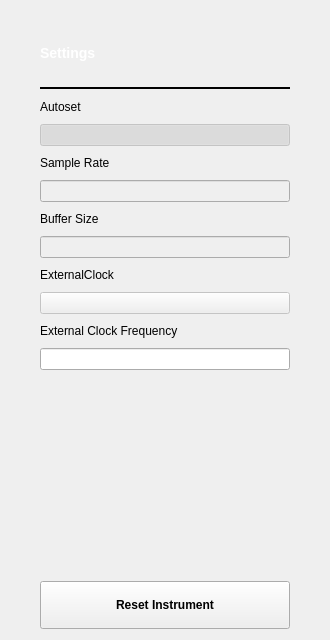
<?xml version="1.0" encoding="UTF-8"?>
<ui version="4.0">
 <class>PGSettings</class>
 <widget class="QWidget" name="PGSettings">
  <property name="geometry">
   <rect>
    <x>0</x>
    <y>0</y>
    <width>330</width>
    <height>640</height>
   </rect>
  </property>
  <property name="windowTitle">
   <string>Form</string>
  </property>
  <layout class="QGridLayout" name="gridLayout_2">
   <property name="leftMargin">
    <number>40</number>
   </property>
   <property name="topMargin">
    <number>45</number>
   </property>
   <property name="rightMargin">
    <number>40</number>
   </property>
   <item row="0" column="0">
    <widget class="QLabel" name="settings_label">
     <property name="sizePolicy">
      <sizepolicy hsizetype="Preferred" vsizetype="Preferred">
       <horstretch>0</horstretch>
       <verstretch>0</verstretch>
      </sizepolicy>
     </property>
     <property name="maximumSize">
      <size>
       <width>16777215</width>
       <height>16777215</height>
      </size>
     </property>
     <property name="palette">
      <palette>
       <active>
        <colorrole role="WindowText">
         <brush brushstyle="SolidPattern">
          <color alpha="255">
           <red>255</red>
           <green>255</green>
           <blue>255</blue>
          </color>
         </brush>
        </colorrole>
        <colorrole role="Text">
         <brush brushstyle="SolidPattern">
          <color alpha="255">
           <red>255</red>
           <green>255</green>
           <blue>255</blue>
          </color>
         </brush>
        </colorrole>
        <colorrole role="ButtonText">
         <brush brushstyle="SolidPattern">
          <color alpha="255">
           <red>255</red>
           <green>255</green>
           <blue>255</blue>
          </color>
         </brush>
        </colorrole>
        <colorrole role="PlaceholderText">
         <brush brushstyle="NoBrush">
          <color alpha="128">
           <red>255</red>
           <green>255</green>
           <blue>255</blue>
          </color>
         </brush>
        </colorrole>
       </active>
       <inactive>
        <colorrole role="WindowText">
         <brush brushstyle="SolidPattern">
          <color alpha="255">
           <red>255</red>
           <green>255</green>
           <blue>255</blue>
          </color>
         </brush>
        </colorrole>
        <colorrole role="Text">
         <brush brushstyle="SolidPattern">
          <color alpha="255">
           <red>255</red>
           <green>255</green>
           <blue>255</blue>
          </color>
         </brush>
        </colorrole>
        <colorrole role="ButtonText">
         <brush brushstyle="SolidPattern">
          <color alpha="255">
           <red>255</red>
           <green>255</green>
           <blue>255</blue>
          </color>
         </brush>
        </colorrole>
        <colorrole role="PlaceholderText">
         <brush brushstyle="NoBrush">
          <color alpha="128">
           <red>255</red>
           <green>255</green>
           <blue>255</blue>
          </color>
         </brush>
        </colorrole>
       </inactive>
       <disabled>
        <colorrole role="WindowText">
         <brush brushstyle="SolidPattern">
          <color alpha="255">
           <red>255</red>
           <green>255</green>
           <blue>255</blue>
          </color>
         </brush>
        </colorrole>
        <colorrole role="Text">
         <brush brushstyle="SolidPattern">
          <color alpha="255">
           <red>255</red>
           <green>255</green>
           <blue>255</blue>
          </color>
         </brush>
        </colorrole>
        <colorrole role="ButtonText">
         <brush brushstyle="SolidPattern">
          <color alpha="255">
           <red>255</red>
           <green>255</green>
           <blue>255</blue>
          </color>
         </brush>
        </colorrole>
        <colorrole role="PlaceholderText">
         <brush brushstyle="NoBrush">
          <color alpha="128">
           <red>255</red>
           <green>255</green>
           <blue>255</blue>
          </color>
         </brush>
        </colorrole>
       </disabled>
      </palette>
     </property>
     <property name="styleSheet">
      <string notr="true">QLabel
{
font-size: 14px;
font-weight: bold;
line-height: 16px;
}</string>
     </property>
     <property name="midLineWidth">
      <number>0</number>
     </property>
     <property name="text">
      <string>Settings</string>
     </property>
     <property name="alignment">
      <set>Qt::AlignLeading|Qt::AlignLeft|Qt::AlignTop</set>
     </property>
    </widget>
   </item>
   <item row="2" column="0">
    <layout class="QVBoxLayout" name="verticalLayout">
     <property name="spacing">
      <number>10</number>
     </property>
     <property name="topMargin">
      <number>20</number>
     </property>
     <item>
      <widget class="Line" name="line">
       <property name="frameShadow">
        <enum>QFrame::Plain</enum>
       </property>
       <property name="lineWidth">
        <number>2</number>
       </property>
       <property name="orientation">
        <enum>Qt::Horizontal</enum>
       </property>
       <property name="blue_line" stdset="0">
        <bool>true</bool>
       </property>
      </widget>
     </item>
     <item>
      <widget class="QLabel" name="label_3">
       <property name="text">
        <string>Autoset</string>
       </property>
      </widget>
     </item>
     <item>
      <widget class="adiscope::CustomSwitch" name="PB_Autoset">
       <property name="enabled">
        <bool>false</bool>
       </property>
       <property name="text">
        <string/>
       </property>
       <property name="checkable">
        <bool>true</bool>
       </property>
       <property name="checked">
        <bool>true</bool>
       </property>
      </widget>
     </item>
     <item>
      <widget class="QLabel" name="label">
       <property name="text">
        <string>Sample Rate</string>
       </property>
      </widget>
     </item>
     <item>
      <widget class="QLineEdit" name="LE_SampleRate">
       <property name="enabled">
        <bool>false</bool>
       </property>
      </widget>
     </item>
     <item>
      <widget class="QLabel" name="label_2">
       <property name="text">
        <string>Buffer Size</string>
       </property>
      </widget>
     </item>
     <item>
      <widget class="QLineEdit" name="LE_BufferSize">
       <property name="enabled">
        <bool>false</bool>
       </property>
      </widget>
     </item>
     <item>
      <widget class="QLabel" name="label_4">
       <property name="text">
        <string>ExternalClock</string>
       </property>
      </widget>
     </item>
     <item>
      <widget class="adiscope::CustomSwitch" name="PB_ExtClock">
       <property name="enabled">
        <bool>false</bool>
       </property>
       <property name="text">
        <string/>
       </property>
       <property name="checkable">
        <bool>true</bool>
       </property>
      </widget>
     </item>
     <item>
      <widget class="QLabel" name="label_5">
       <property name="text">
        <string>External Clock Frequency</string>
       </property>
      </widget>
     </item>
     <item>
      <widget class="QLineEdit" name="lineEdit"/>
     </item>
    </layout>
   </item>
   <item row="12" column="0">
    <spacer name="verticalSpacer">
     <property name="orientation">
      <enum>Qt::Vertical</enum>
     </property>
     <property name="sizeHint" stdset="0">
      <size>
       <width>0</width>
       <height>5</height>
      </size>
     </property>
    </spacer>
   </item>
   <item row="13" column="0">
    <widget class="QPushButton" name="PB_Reset">
     <property name="styleSheet">
      <string notr="true">height:40px;

font-weight: bold;
line-height: 16px;</string>
     </property>
     <property name="text">
      <string>Reset Instrument</string>
     </property>
     <property name="blue_button" stdset="0">
      <bool>true</bool>
     </property>
    </widget>
   </item>
  </layout>
 </widget>
 <customwidgets>
  <customwidget>
   <class>adiscope::CustomSwitch</class>
   <extends>QPushButton</extends>
   <header>customSwitch.hpp</header>
  </customwidget>
 </customwidgets>
 <resources/>
 <connections/>
</ui>
